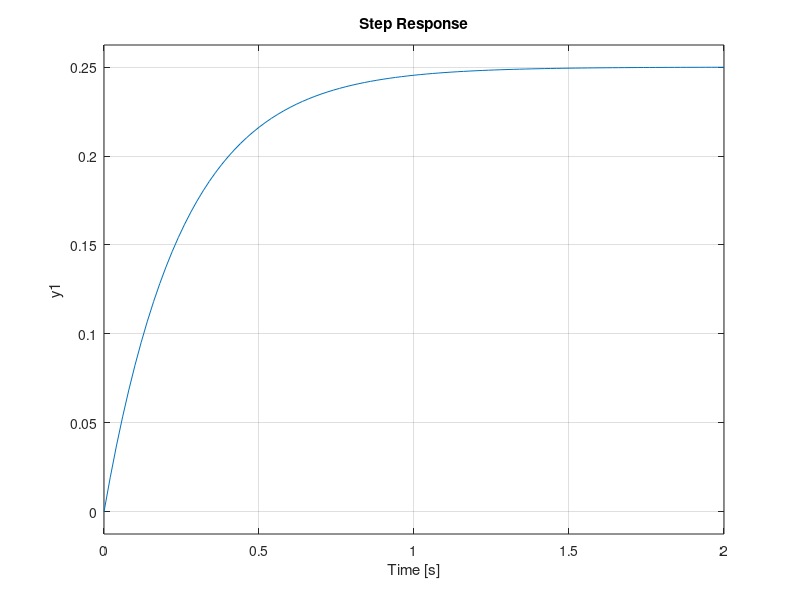
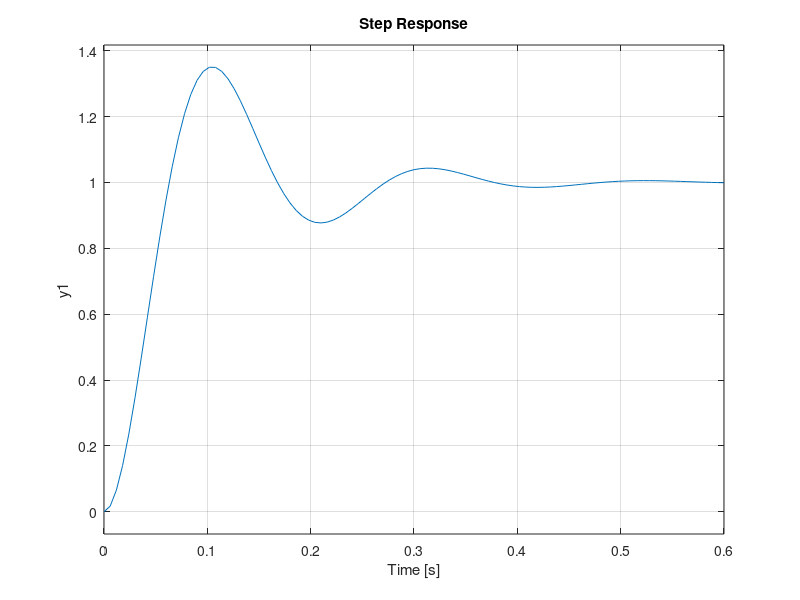

Here is the MATLAB script that generated these plots, in order:
%%Time Response of First order System
n=[1];
d=[1 4];
G=tf(n,d)
figure(1)
step(G);

%%Time Response of a Second order System
z=[]
p=[-10+30i -10-30i]
k=1000
G=zpk(z,p,k)
figure(2)
step(G)
